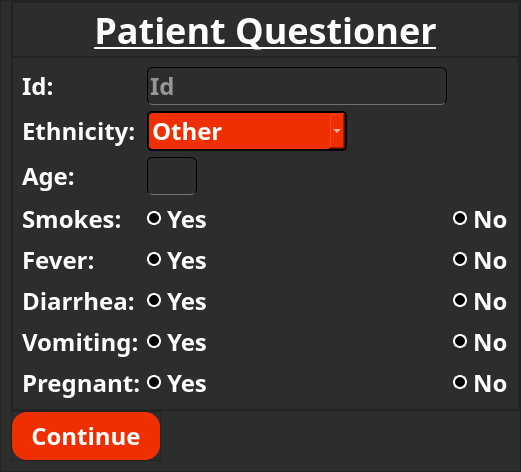
         <widget class="QWidget" name="Patient_questionier_page">
          <property name="styleSheet">
           <string notr="true">
*{
	font-family:century gothic;
	font-size:24px;
	color: white;
	font-weight: bold;
}


QLineEdit{
	
	background:transparent;
	border:1px solid;
	color:white;
	border-bottom:1px solid #717072;
	border-radius:6px;
}

QRadioButton::indicator {
    width:                  10px;
    height:                 10px;
    border-radius:          7px;
}

QRadioButton::indicator:checked {
 
	background-color: rgb(240, 47, 0);
    border:                 2px solid white;
}

QRadioButton::indicator:unchecked {
    background-color:       black;
    border:                 2px solid white;
}</string>
          </property>
          <layout class="QVBoxLayout" name="verticalLayout_11">
           <property name="spacing">
            <number>0</number>
           </property>
           <property name="leftMargin">
            <number>0</number>
           </property>
           <property name="topMargin">
            <number>0</number>
           </property>
           <property name="rightMargin">
            <number>0</number>
           </property>
           <property name="bottomMargin">
            <number>0</number>
           </property>
           <item>
            <widget class="QFrame" name="frame_content_2">
             <property name="font">
              <font>
               <family>century gothic</family>
               <weight>75</weight>
               <bold>true</bold>
              </font>
             </property>
             <property name="styleSheet">
              <string notr="true">background-color: rgb(45, 45, 45);</string>
             </property>
             <property name="frameShape">
              <enum>QFrame::StyledPanel</enum>
             </property>
             <property name="frameShadow">
              <enum>QFrame::Raised</enum>
             </property>
             <layout class="QVBoxLayout" name="verticalLayout_8">
              <property name="spacing">
               <number>0</number>
              </property>
              <property name="leftMargin">
               <number>10</number>
              </property>
              <property name="topMargin">
               <number>0</number>
              </property>
              <property name="rightMargin">
               <number>0</number>
              </property>
              <property name="bottomMargin">
               <number>10</number>
              </property>
              <item>
               <widget class="QFrame" name="frame_mainbody_2">
                <property name="font">
                 <font>
                  <family>century gothic</family>
                  <weight>75</weight>
                  <bold>true</bold>
                 </font>
                </property>
                <property name="frameShape">
                 <enum>QFrame::StyledPanel</enum>
                </property>
                <property name="frameShadow">
                 <enum>QFrame::Raised</enum>
                </property>
                <layout class="QVBoxLayout" name="verticalLayout_9">
                 <property name="spacing">
                  <number>0</number>
                 </property>
                 <property name="leftMargin">
                  <number>0</number>
                 </property>
                 <property name="topMargin">
                  <number>0</number>
                 </property>
                 <property name="rightMargin">
                  <number>0</number>
                 </property>
                 <property name="bottomMargin">
                  <number>0</number>
                 </property>
                 <item>
                  <widget class="QFrame" name="frame_title_2">
                   <property name="minimumSize">
                    <size>
                     <width>0</width>
                     <height>55</height>
                    </size>
                   </property>
                   <property name="maximumSize">
                    <size>
                     <width>16777215</width>
                     <height>55</height>
                    </size>
                   </property>
                   <property name="font">
                    <font>
                     <family>century gothic</family>
                     <weight>75</weight>
                     <bold>true</bold>
                    </font>
                   </property>
                   <property name="frameShape">
                    <enum>QFrame::StyledPanel</enum>
                   </property>
                   <property name="frameShadow">
                    <enum>QFrame::Raised</enum>
                   </property>
                   <layout class="QHBoxLayout" name="horizontalLayout_8">
                    <property name="spacing">
                     <number>0</number>
                    </property>
                    <property name="leftMargin">
                     <number>0</number>
                    </property>
                    <property name="topMargin">
                     <number>0</number>
                    </property>
                    <property name="rightMargin">
                     <number>0</number>
                    </property>
                    <property name="bottomMargin">
                     <number>0</number>
                    </property>
                    <item>
                     <widget class="QLabel" name="label_title_2">
                      <property name="font">
                       <font>
                        <family>century gothic</family>
                        <weight>75</weight>
                        <bold>true</bold>
                        <underline>true</underline>
                       </font>
                      </property>
                      <property name="styleSheet">
                       <string notr="true">text-decoration:underline;
font-size:36px;

</string>
                      </property>
                      <property name="text">
                       <string>Patient Questioner</string>
                      </property>
                      <property name="alignment">
                       <set>Qt::AlignCenter</set>
                      </property>
                     </widget>
                    </item>
                   </layout>
                  </widget>
                 </item>
                 <item>
                  <widget class="QFrame" name="frame_body_2">
                   <property name="minimumSize">
                    <size>
                     <width>0</width>
                     <height>0</height>
                    </size>
                   </property>
                   <property name="font">
                    <font>
                     <family>century gothic</family>
                     <weight>75</weight>
                     <bold>true</bold>
                    </font>
                   </property>
                   <property name="frameShape">
                    <enum>QFrame::StyledPanel</enum>
                   </property>
                   <property name="frameShadow">
                    <enum>QFrame::Raised</enum>
                   </property>
                   <layout class="QGridLayout" name="gridLayout_2">
                    <item row="0" column="0">
                     <widget class="QLabel" name="label_Id">
                      <property name="font">
                       <font>
                        <family>century gothic</family>
                        <weight>75</weight>
                        <bold>true</bold>
                       </font>
                      </property>
                      <property name="text">
                       <string>Id:</string>
                      </property>
                     </widget>
                    </item>
                    <item row="0" column="1">
                     <widget class="QLineEdit" name="lineEdit_Id">
                      <property name="sizePolicy">
                       <sizepolicy hsizetype="Fixed" vsizetype="Fixed">
                        <horstretch>0</horstretch>
                        <verstretch>0</verstretch>
                       </sizepolicy>
                      </property>
                      <property name="minimumSize">
                       <size>
                        <width>300</width>
                        <height>0</height>
                       </size>
                      </property>
                      <property name="maximumSize">
                       <size>
                        <width>50</width>
                        <height>16777215</height>
                       </size>
                      </property>
                      <property name="font">
                       <font>
                        <family>century gothic</family>
                        <weight>75</weight>
                        <bold>true</bold>
                       </font>
                      </property>
                      <property name="inputMask">
                       <string/>
                      </property>
                      <property name="text">
                       <string/>
                      </property>
                      <property name="maxLength">
                       <number>9</number>
                      </property>
                      <property name="placeholderText">
                       <string>Id</string>
                      </property>
                     </widget>
                    </item>
                    <item row="1" column="0">
                     <widget class="QLabel" name="label_Ethnicity">
                      <property name="font">
                       <font>
                        <family>century gothic</family>
                        <weight>75</weight>
                        <bold>true</bold>
                       </font>
                      </property>
                      <property name="styleSheet">
                       <string notr="true"/>
                      </property>
                      <property name="text">
                       <string>Ethnicity:</string>
                      </property>
                      <property name="alignment">
                       <set>Qt::AlignLeading|Qt::AlignLeft|Qt::AlignVCenter</set>
                      </property>
                     </widget>
                    </item>
                    <item row="1" column="1">
                     <widget class="QComboBox" name="comboBox_Ethnicity">
                      <property name="maximumSize">
                       <size>
                        <width>200</width>
                        <height>16777215</height>
                       </size>
                      </property>
                      <property name="font">
                       <font>
                        <family>century gothic</family>
                        <weight>75</weight>
                        <bold>true</bold>
                       </font>
                      </property>
                      <property name="styleSheet">
                       <string notr="true">*{
	background-color: rgb(240, 47, 0);
	border: 2px solid black;
	border-radius: 5px;
	
}

QAbstractItemView {
	selection-background-color:#701600;
	outline:none;
	margin:-1px;
	padding: 2px 2px 2px 2px;
}

::down-arrow{
	image: url(:/Icons/arrow-down-16.png);
}
</string>
                      </property>
                      <item>
                       <property name="text">
                        <string>Other</string>
                       </property>
                      </item>
                      <item>
                       <property name="text">
                        <string>Ethiopian</string>
                       </property>
                      </item>
                      <item>
                       <property name="text">
                        <string>Middle-Eastren</string>
                       </property>
                      </item>
                     </widget>
                    </item>
                    <item row="2" column="0">
                     <widget class="QLabel" name="label_age">
                      <property name="font">
                       <font>
                        <family>century gothic</family>
                        <weight>75</weight>
                        <bold>true</bold>
                       </font>
                      </property>
                      <property name="text">
                       <string>Age:</string>
                      </property>
                     </widget>
                    </item>
                    <item row="2" column="1">
                     <widget class="QLineEdit" name="lineEdit_Age">
                      <property name="sizePolicy">
                       <sizepolicy hsizetype="Fixed" vsizetype="Fixed">
                        <horstretch>0</horstretch>
                        <verstretch>0</verstretch>
                       </sizepolicy>
                      </property>
                      <property name="minimumSize">
                       <size>
                        <width>50</width>
                        <height>0</height>
                       </size>
                      </property>
                      <property name="maximumSize">
                       <size>
                        <width>50</width>
                        <height>16777215</height>
                       </size>
                      </property>
                      <property name="font">
                       <font>
                        <family>century gothic</family>
                        <weight>75</weight>
                        <bold>true</bold>
                       </font>
                      </property>
                      <property name="inputMask">
                       <string/>
                      </property>
                      <property name="text">
                       <string/>
                      </property>
                      <property name="maxLength">
                       <number>3</number>
                      </property>
                      <property name="placeholderText">
                       <string/>
                      </property>
                     </widget>
                    </item>
                    <item row="3" column="0">
                     <widget class="QLabel" name="label_Smokes">
                      <property name="font">
                       <font>
                        <family>century gothic</family>
                        <weight>75</weight>
                        <bold>true</bold>
                       </font>
                      </property>
                      <property name="text">
                       <string>Smokes:</string>
                      </property>
                     </widget>
                    </item>
                    <item row="3" column="1">
                     <widget class="QRadioButton" name="radioButton_yes">
                      <property name="font">
                       <font>
                        <family>century gothic</family>
                        <weight>75</weight>
                        <bold>true</bold>
                       </font>
                      </property>
                      <property name="text">
                       <string>Yes</string>
                      </property>
                      <attribute name="buttonGroup">
                       <string notr="true">buttonGroup_Smokes</string>
                      </attribute>
                     </widget>
                    </item>
                    <item row="3" column="2">
                     <widget class="QRadioButton" name="radioButton__no">
                      <property name="font">
                       <font>
                        <family>century gothic</family>
                        <weight>75</weight>
                        <bold>true</bold>
                       </font>
                      </property>
                      <property name="text">
                       <string>No</string>
                      </property>
                      <attribute name="buttonGroup">
                       <string notr="true">buttonGroup_Smokes</string>
                      </attribute>
                     </widget>
                    </item>
                    <item row="4" column="0">
                     <widget class="QLabel" name="label_fever">
                      <property name="font">
                       <font>
                        <family>century gothic</family>
                        <weight>75</weight>
                        <bold>true</bold>
                       </font>
                      </property>
                      <property name="text">
                       <string>Fever:</string>
                      </property>
                     </widget>
                    </item>
                    <item row="4" column="1">
                     <widget class="QRadioButton" name="radioButton_yes_2">
                      <property name="font">
                       <font>
                        <family>century gothic</family>
                        <weight>75</weight>
                        <bold>true</bold>
                       </font>
                      </property>
                      <property name="text">
                       <string>Yes</string>
                      </property>
                      <attribute name="buttonGroup">
                       <string notr="true">buttonGroup_Fever</string>
                      </attribute>
                     </widget>
                    </item>
                    <item row="4" column="2">
                     <widget class="QRadioButton" name="radioButton__no_2">
                      <property name="font">
                       <font>
                        <family>century gothic</family>
                        <weight>75</weight>
                        <bold>true</bold>
                       </font>
                      </property>
                      <property name="text">
                       <string>No</string>
                      </property>
                      <attribute name="buttonGroup">
                       <string notr="true">buttonGroup_Fever</string>
                      </attribute>
                     </widget>
                    </item>
                    <item row="5" column="0">
                     <widget class="QLabel" name="label_diarrhea">
                      <property name="font">
                       <font>
                        <family>century gothic</family>
                        <weight>75</weight>
                        <bold>true</bold>
                       </font>
                      </property>
                      <property name="text">
                       <string>Diarrhea:</string>
                      </property>
                     </widget>
                    </item>
                    <item row="5" column="1">
                     <widget class="QRadioButton" name="radioButton_yes_4">
                      <property name="font">
                       <font>
                        <family>century gothic</family>
                        <weight>75</weight>
                        <bold>true</bold>
                       </font>
                      </property>
                      <property name="text">
                       <string>Yes</string>
                      </property>
                      <attribute name="buttonGroup">
                       <string notr="true">buttonGroup_Diarrhea</string>
                      </attribute>
                     </widget>
                    </item>
                    <item row="5" column="2">
                     <widget class="QRadioButton" name="radioButton__no_4">
                      <property name="font">
                       <font>
                        <family>century gothic</family>
                        <weight>75</weight>
                        <bold>true</bold>
                       </font>
                      </property>
                      <property name="text">
                       <string>No</string>
                      </property>
                      <attribute name="buttonGroup">
                       <string notr="true">buttonGroup_Diarrhea</string>
                      </attribute>
                     </widget>
                    </item>
                    <item row="6" column="0">
                     <widget class="QLabel" name="label_vomiting">
                      <property name="font">
                       <font>
                        <family>century gothic</family>
                        <weight>75</weight>
                        <bold>true</bold>
                       </font>
                      </property>
                      <property name="text">
                       <string>Vomiting:</string>
                      </property>
                     </widget>
                    </item>
                    <item row="6" column="1">
                     <widget class="QRadioButton" name="radioButton_3">
                      <property name="font">
                       <font>
                        <family>century gothic</family>
                        <weight>75</weight>
                        <bold>true</bold>
                       </font>
                      </property>
                      <property name="text">
                       <string>Yes</string>
                      </property>
                      <attribute name="buttonGroup">
                       <string notr="true">buttonGroup_Vomiting</string>
                      </attribute>
                     </widget>
                    </item>
                    <item row="6" column="2">
                     <widget class="QRadioButton" name="radioButton__no_5">
                      <property name="font">
                       <font>
                        <family>century gothic</family>
                        <weight>75</weight>
                        <bold>true</bold>
                       </font>
                      </property>
                      <property name="text">
                       <string>No</string>
                      </property>
                      <attribute name="buttonGroup">
                       <string notr="true">buttonGroup_Vomiting</string>
                      </attribute>
                     </widget>
                    </item>
                    <item row="7" column="0">
                     <widget class="QLabel" name="label_pregnant">
                      <property name="font">
                       <font>
                        <family>century gothic</family>
                        <weight>75</weight>
                        <bold>true</bold>
                       </font>
                      </property>
                      <property name="text">
                       <string>Pregnant:</string>
                      </property>
                     </widget>
                    </item>
                    <item row="7" column="1">
                     <widget class="QRadioButton" name="radioButton_yes_3">
                      <property name="font">
                       <font>
                        <family>century gothic</family>
                        <weight>75</weight>
                        <bold>true</bold>
                       </font>
                      </property>
                      <property name="text">
                       <string>Yes</string>
                      </property>
                      <attribute name="buttonGroup">
                       <string notr="true">buttonGroup_pregnant</string>
                      </attribute>
                     </widget>
                    </item>
                    <item row="7" column="2">
                     <widget class="QRadioButton" name="radioButton__no_3">
                      <property name="font">
                       <font>
                        <family>century gothic</family>
                        <weight>75</weight>
                        <bold>true</bold>
                       </font>
                      </property>
                      <property name="text">
                       <string>No</string>
                      </property>
                      <attribute name="buttonGroup">
                       <string notr="true">buttonGroup_pregnant</string>
                      </attribute>
                     </widget>
                    </item>
                   </layout>
                  </widget>
                 </item>
                </layout>
               </widget>
              </item>
              <item alignment="Qt::AlignLeft">
               <widget class="QFrame" name="frame_navigation_2">
                <property name="minimumSize">
                 <size>
                  <width>150</width>
                  <height>50</height>
                 </size>
                </property>
                <property name="maximumSize">
                 <size>
                  <width>150</width>
                  <height>50</height>
                 </size>
                </property>
                <property name="font">
                 <font>
                  <family>century gothic</family>
                  <weight>75</weight>
                  <bold>true</bold>
                 </font>
                </property>
                <property name="frameShape">
                 <enum>QFrame::StyledPanel</enum>
                </property>
                <property name="frameShadow">
                 <enum>QFrame::Raised</enum>
                </property>
                <layout class="QHBoxLayout" name="horizontalLayout_9">
                 <property name="spacing">
                  <number>0</number>
                 </property>
                 <property name="leftMargin">
                  <number>0</number>
                 </property>
                 <property name="topMargin">
                  <number>0</number>
                 </property>
                 <property name="rightMargin">
                  <number>0</number>
                 </property>
                 <property name="bottomMargin">
                  <number>0</number>
                 </property>
                 <item>
                  <widget class="QPushButton" name="btn_Continue">
                   <property name="sizePolicy">
                    <sizepolicy hsizetype="Expanding" vsizetype="Expanding">
                     <horstretch>0</horstretch>
                     <verstretch>0</verstretch>
                    </sizepolicy>
                   </property>
                   <property name="font">
                    <font>
                     <family>century gothic</family>
                     <weight>75</weight>
                     <bold>true</bold>
                    </font>
                   </property>
                   <property name="styleSheet">
                    <string notr="true">*{
	background-color: rgb(240, 47, 0);
	border-radius:15px;
}
:hover{
	color:white;
	background:#B02300;
}

:pressed{
	background:#701600;
}</string>
                   </property>
                   <property name="text">
                    <string>Continue</string>
                   </property>
                  </widget>
                 </item>
                </layout>
               </widget>
              </item>
             </layout>
            </widget>
           </item>
          </layout>
         </widget>
